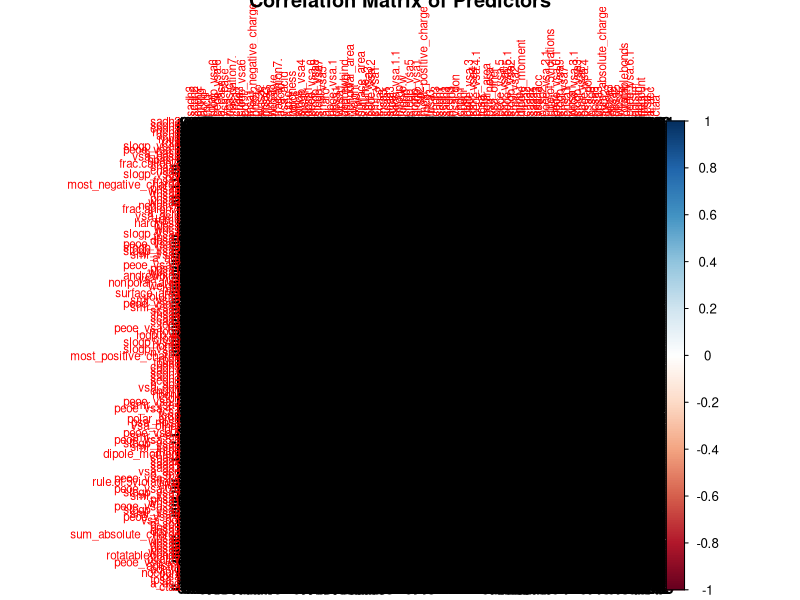

Here is the R script that generated this plot:
# Load required libraries
library(caret)
library(corrplot)  # For visualizing correlations

# Load the BloodBrain data
data(BloodBrain)
df <- bbbDescr  # Predictor variables
outcome <- logBBB  # Outcome variable

# Step 1: Initial inspection of the data
str(df)  # Display the structure of the predictor data frame
summary(outcome)  # Summary statistics for the outcome variable

# Step 2: Compute correlations among predictors
cor_matrix <- cor(df, use = "pairwise.complete.obs")

# Visualize the correlation matrix
corrplot(cor_matrix, method = "color", tl.cex = 0.7, addCoef.col = "black", 
         order = "hclust", title = "Correlation Matrix of Predictors")

# Identify highly correlated variables (above a threshold of 0.9)
high_cor <- findCorrelation(cor_matrix, cutoff = 0.9)
length(high_cor)  # Number of highly correlated variables
high_cor_vars <- colnames(df)[high_cor]  # Names of highly correlated variables
print(high_cor_vars)  # List of highly correlated variables

# Step 3: Reduce the predictor set by removing highly correlated variables
df_reduced <- df[, -high_cor]  # Remove highly correlated variables

# Step 4: Assess the effect on the number of predictors
original_count <- ncol(df)  # Number of original predictors
reduced_count <- ncol(df_reduced)  # Number of predictors after reduction

cat("Number of original predictors:", original_count, "\n")
cat("Number of predictors after reducing correlations:", reduced_count, "\n")

# Optional: Apply PCA to further reduce dimensionality
pca_result <- prcomp(df_reduced, scale. = TRUE)

# Summary of PCA
summary(pca_result)

